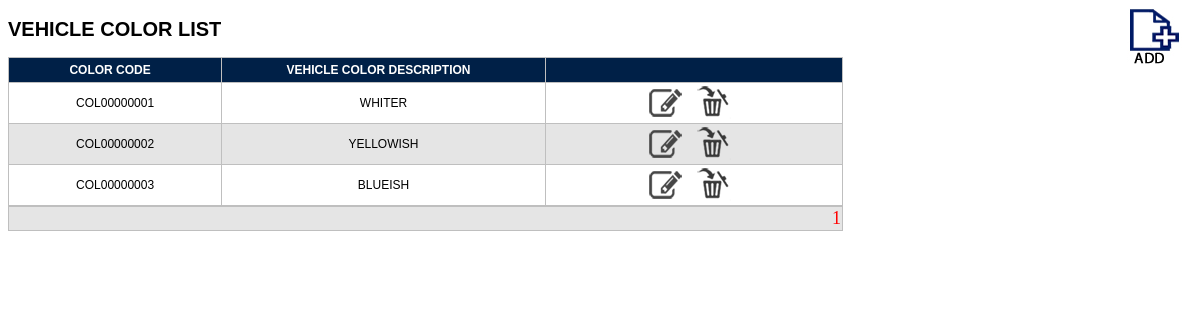
/color_test.php, run on an earlier commit of the app's database.
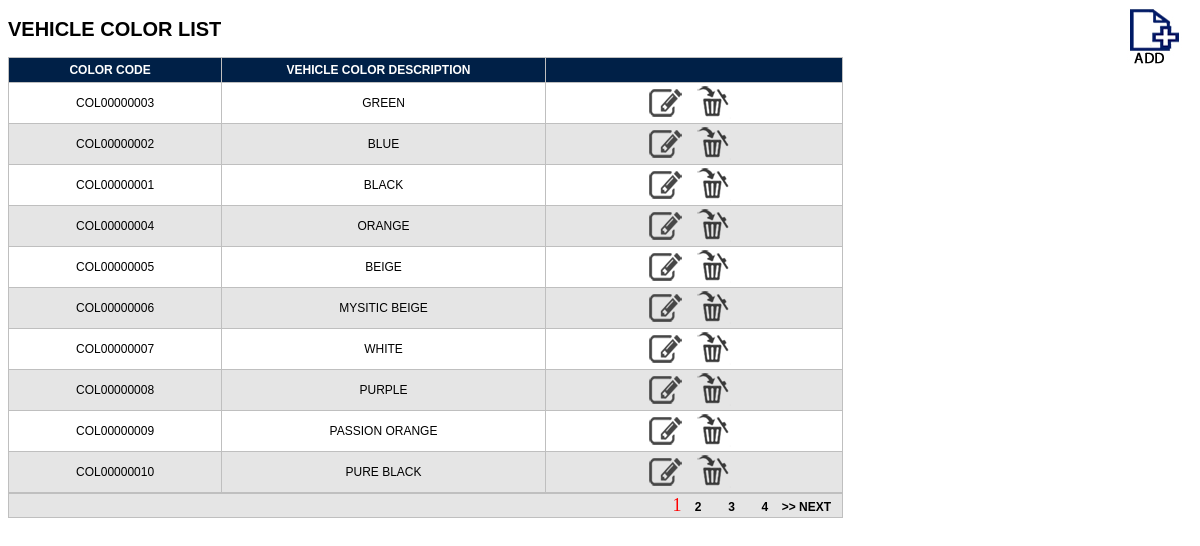
And on a later commit of the database.
### tables this page shows
CREATE TABLE `tbl_color` (
  `color_id` varchar(20) NOT NULL,
  `color` varchar(20) NOT NULL,
  `color_created` datetime NOT NULL,
  PRIMARY KEY (`color_id`),
  UNIQUE KEY `color_id` (`color_id`),
  UNIQUE KEY `color` (`color`),
  KEY `color_2` (`color`)
);

### color_test.php (the view, shortened to what this page needs)
<?php
require_once("conf/db_connection.php");
?>
<html>
<head>
<title</title>
<link rel="stylesheet" type="text/css" href="style/table.css" />
</head>
<body>
<div class="button"><a href="color_add.php"><img src="images/add.jpg" /></a></div>
<div class="title">VEHICLE COLOR LIST</div>
<p>
  <?Php
$page_name="color_list.php";
@$column_name=$_GET['color_list'];
@$start=$_GET['start'];
$eu = ($start - 0);
$limit = 10;
$this1 = $eu + $limit;
$next = $eu + $limit;
$query2=" SELECT * FROM tbl_color  ";
$count=$dbo->prepare($query2);
$count->execute();
$nume=$count->rowCount();
echo "<TABLE><tr>";
echo "<th width='75px'><a href='$page_name?column_name=color_id'>Color Code</a></th>";
echo "<th width='120px'><a href='$page_name?column_name=color'>Vehicle Color Description</a></th>";
echo "<th><a href='$page_name?column_name=button'></th>";
$query=" SELECT * FROM tbl_color  ";
$query = $query. " limit $eu, $limit ";
foreach ($dbo->query($query) as $row) {
echo "<tr >";
echo "<td><center>$row[color_id]</td>";
echo "<td><center>$row[color]</center></td>";
echo "<td width='110px'><center><a href='color_edit.php?id=$row[color_id]'><img src='images/edit.png' /> &nbsp;&nbsp; <img src='images/delete.png' /></center></td>";
echo "</tr>";
}
echo "</table>";
echo "<table><tr><td align='right'>";
$l=1;
for($i=0;$i < $nume;$i=$i+$limit){
if($i <> $eu){
echo "&nbsp;&nbsp;&nbsp; <a href='$page_name?start=$i&column_name=$column_name'>$l</a> ";
}
else { echo "<font face='Verdana' size='4' color=red>$l</font>";}
$l=$l+1;
}
if($this1 < $nume) {
print "<a href='$page_name?start=$next&column_name=$column_name'>>> NEXT</a>";}
echo "</td></tr></table>";
?>
</body>
</html>

### style/table.css (style rules this page uses)
body { font-family:Arial; }
table { width: 835px; border-collapse: collapse; border-spacing: 0; margin:0px; padding:0px; }
table, th, td { border: 1px solid #bfbfbf; }
th { background: #002047; color: #fff; font-size: 14px; font-weight: bold; text-transform: uppercase; height: 25px; }
th a { color: #fff; text-decoration: none; }
td { font-size: 12px; height: 23px; }
tr:nth-child(even) { background: #fff; }
tr:nth-child(odd) { background: #e5e5e5; }
.title { padding-top: 10px; font-weight: bold; font-size: 20px; text-transform:uppercase; }
.button { float: right; font-size: 15px; }
a { text-decoration: none; margin-right: 10px; font-size: 12px; font-weight: bold; color: #000; cursor:pointer; }

What changed in the data, as far as the page shows it:
changed tbl_color "COL00000003": color "BLUEISH" → "GREEN"; moves up the list
changed tbl_color "COL00000002": color "YELLOWISH" → "BLUE"; moves down the list
changed tbl_color "COL00000001": color "WHITER" → "BLACK"
added tbl_color: color_id "COL00000004", color "ORANGE"
added tbl_color: color_id "COL00000005", color "BEIGE"
added tbl_color: color_id "COL00000006", color "MYSITIC BEIGE"
added tbl_color: color_id "COL00000007", color "WHITE"
added tbl_color: color_id "COL00000008", color "PURPLE"
added tbl_color: color_id "COL00000009", color "PASSION ORANGE"
added tbl_color: color_id "COL00000010", color "PURE BLACK"
Also different on the page:
new list line: "2"
new list line: "3"
new list line: "4"
text now shown: ">> NEXT"
